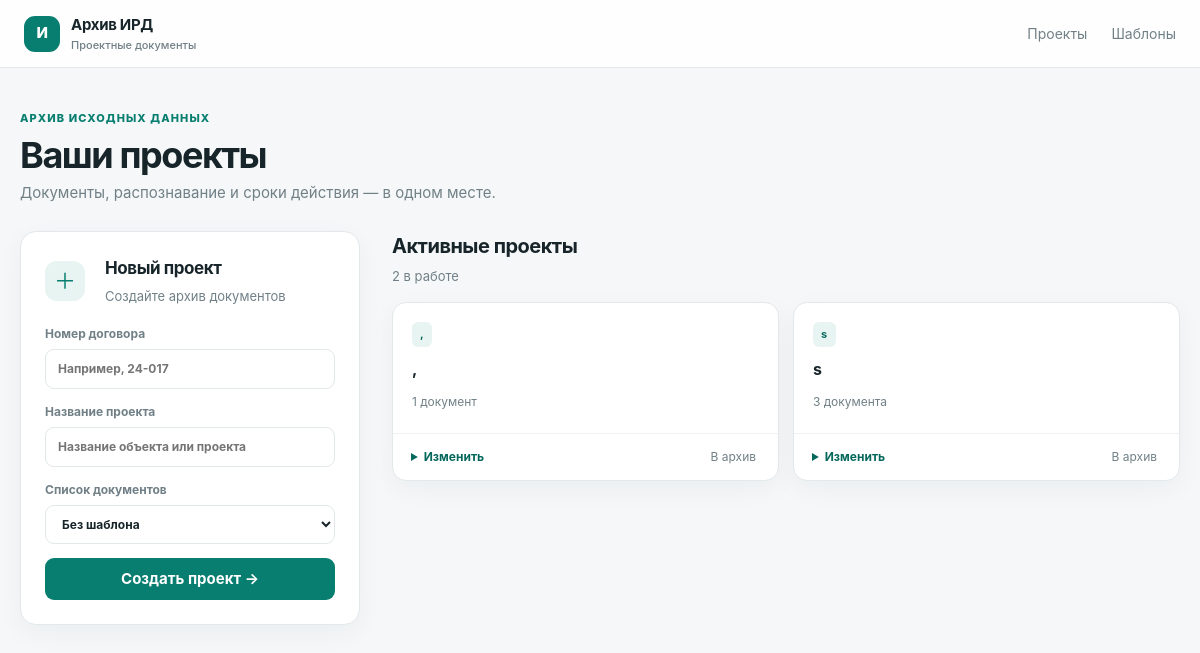
Before: / with the older database file.
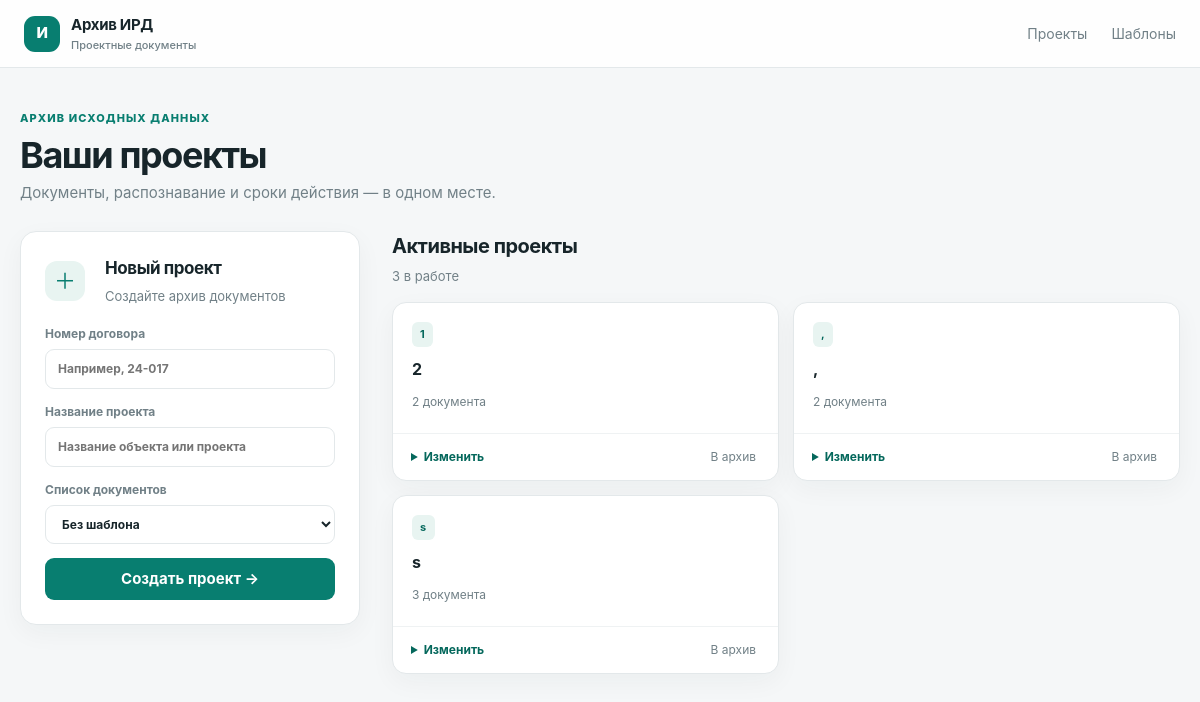
After: the same page with the newer database file.
### tables this page shows
CREATE TABLE objects (
    id INTEGER PRIMARY KEY AUTOINCREMENT,
    contract_number TEXT NOT NULL,
    name TEXT NOT NULL,
    created_at TEXT NOT NULL DEFAULT CURRENT_TIMESTAMP
, template_id INTEGER, archived_at TEXT);

### app/web/routes.py (the view)
@bp.get("/")
def index():
    warning_days = current_app.config["EXPIRY_WARNING_DAYS"]
    documents = DocumentRepository().list_all()
    alerts = [
        {"document": document, "expiry": state}
        for document in documents
        if (state := expiry_state(document, warning_days))["key"] in {"expired", "expiring"}
    ]
    return render_template(
        "index.html",
        objects=ObjectRepository().list_all(),
        archived_objects=ObjectRepository().list_archived(),
        templates=ChecklistRepository().list_templates(),
        alerts=alerts,
        warning_days=warning_days,
    )

### app/database.py (called while the page is built)
def get_db() -> sqlite3.Connection:
    if "db" not in g:
        g.db = sqlite3.connect(current_app.config["DATABASE_PATH"])
        g.db.row_factory = sqlite3.Row
        g.db.execute("PRAGMA foreign_keys = ON")
    return g.db

### app/repositories.py (called while the page is built)
    def list_all(self) -> list[Row]:
        return list(
            get_db().execute(
                """
                SELECT
                    objects.*,
                    COUNT(documents.id) AS documents_count,
                    MAX(documents.created_at) AS last_document_at
                FROM objects
                LEFT JOIN documents ON documents.object_id = objects.id AND documents.archived_at IS NULL
                WHERE objects.archived_at IS NULL
                GROUP BY objects.id
                ORDER BY objects.created_at DESC, objects.id DESC
                """
            )
        )

    def list_archived(self) -> list[Row]:
        return list(
            get_db().execute(
                "SELECT * FROM objects WHERE archived_at IS NOT NULL ORDER BY archived_at DESC"
            )
        )

### app/templates/index.html (shortened to what this page needs)
{% extends "base.html" %}
{% block content %}
<section class="page-heading"><div><p class="eyebrow">АРХИВ ИСХОДНЫХ ДАННЫХ</p><h1>Ваши проекты</h1><p class="subheading">Документы, распознавание и сроки действия — в одном месте.</p></div></section>
<section class="dashboard-grid">
    <section class="panel create-panel"><div class="section-title"><span class="icon-badge">＋</span><div><h2>Новый проект</h2><p>Создайте архив документов</p></div></div>
        <form action="{{ url_for('web.create_object') }}" method="post" class="stack-form">
            <label><span>Номер договора</span><input name="contract_number" placeholder="Например, 24-017" required></label>
            <label><span>Название проекта</span><input name="name" placeholder="Название объекта или проекта" required></label>
            <label><span>Список документов</span><select name="template_id"><option value="">Без шаблона</option>{% for template in templates %}<option value="{{ template.id }}">{{ template.name }}</option>{% endfor %}</select></label>
            <button type="submit">Создать проект <span aria-hidden="true">→</span></button>
        </form>
    </section>
    <section class="project-area"><div class="section-title"><div><h2>Активные проекты</h2><p>{{ objects|length }} в работе</p></div></div>
        {% if objects %}<div class="project-grid">{% for object in objects %}
            <article class="project-card"><a class="project-card-main" href="{{ url_for('web.object_workspace', object_id=object.id) }}"><span class="contract-tag">{{ object.contract_number }}</span><h3>{{ object.name }}</h3><span class="project-meta">{{ object.documents_count }} {{ 'документ' if object.documents_count == 1 else ('документа' if object.documents_count in [2,3,4] else 'документов') }}</span></a>
                <div class="card-actions"><details><summary>Изменить</summary></details><form action="{{ url_for('web.archive_object', object_id=object.id) }}" method="post"><button class="quiet-button" type="submit">В архив</button></form></div>
            </article>
        {% endfor %}</div>{% else %}<div class="empty-state"><span class="empty-icon">▤</span><h3>Пока нет проектов</h3><p>Создайте проект — и добавляйте в него PDF и фотографии документов.</p></div>{% endif %}
    </section>
</section>
{% endblock %}

Changed rows visible on the page:
added objects: contract_number "1", name "2", documents_count "2", documents_count "документа"
computed for objects (number 2 of 3 on the later page): documents_count "1" → "2"; documents_count "документ" → "документа"
Other visible differences:
{{ objects|length }}: "2" → "3"
